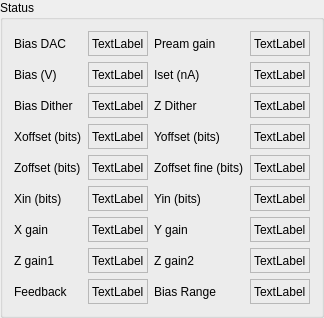
    <widget class="QGroupBox" name="groupBox_4">
     <property name="title">
      <string>Status</string>
     </property>
     <layout class="QGridLayout" name="gridLayout_5">
      <item row="5" column="1">
       <widget class="QLabel" name="label_41">
        <property name="sizePolicy">
         <sizepolicy hsizetype="Preferred" vsizetype="Fixed">
          <horstretch>0</horstretch>
          <verstretch>0</verstretch>
         </sizepolicy>
        </property>
        <property name="minimumSize">
         <size>
          <width>0</width>
          <height>25</height>
         </size>
        </property>
        <property name="maximumSize">
         <size>
          <width>16777215</width>
          <height>25</height>
         </size>
        </property>
        <property name="frameShape">
         <enum>QFrame::StyledPanel</enum>
        </property>
        <property name="text">
         <string>TextLabel</string>
        </property>
       </widget>
      </item>
      <item row="0" column="3">
       <widget class="QLabel" name="label_52">
        <property name="sizePolicy">
         <sizepolicy hsizetype="Preferred" vsizetype="Fixed">
          <horstretch>0</horstretch>
          <verstretch>0</verstretch>
         </sizepolicy>
        </property>
        <property name="minimumSize">
         <size>
          <width>0</width>
          <height>25</height>
         </size>
        </property>
        <property name="maximumSize">
         <size>
          <width>16777215</width>
          <height>25</height>
         </size>
        </property>
        <property name="frameShape">
         <enum>QFrame::StyledPanel</enum>
        </property>
        <property name="text">
         <string>TextLabel</string>
        </property>
       </widget>
      </item>
      <item row="0" column="2">
       <widget class="QLabel" name="label_29">
        <property name="sizePolicy">
         <sizepolicy hsizetype="Preferred" vsizetype="Fixed">
          <horstretch>0</horstretch>
          <verstretch>0</verstretch>
         </sizepolicy>
        </property>
        <property name="minimumSize">
         <size>
          <width>0</width>
          <height>25</height>
         </size>
        </property>
        <property name="maximumSize">
         <size>
          <width>16777215</width>
          <height>25</height>
         </size>
        </property>
        <property name="text">
         <string>Pream gain</string>
        </property>
       </widget>
      </item>
      <item row="5" column="2">
       <widget class="QLabel" name="label_8">
        <property name="sizePolicy">
         <sizepolicy hsizetype="Preferred" vsizetype="Fixed">
          <horstretch>0</horstretch>
          <verstretch>0</verstretch>
         </sizepolicy>
        </property>
        <property name="minimumSize">
         <size>
          <width>0</width>
          <height>25</height>
         </size>
        </property>
        <property name="maximumSize">
         <size>
          <width>16777215</width>
          <height>25</height>
         </size>
        </property>
        <property name="text">
         <string>Yoffset (bits)</string>
        </property>
       </widget>
      </item>
      <item row="8" column="1">
       <widget class="QLabel" name="label_37">
        <property name="sizePolicy">
         <sizepolicy hsizetype="Preferred" vsizetype="Fixed">
          <horstretch>0</horstretch>
          <verstretch>0</verstretch>
         </sizepolicy>
        </property>
        <property name="minimumSize">
         <size>
          <width>0</width>
          <height>25</height>
         </size>
        </property>
        <property name="maximumSize">
         <size>
          <width>16777215</width>
          <height>25</height>
         </size>
        </property>
        <property name="frameShape">
         <enum>QFrame::StyledPanel</enum>
        </property>
        <property name="text">
         <string>TextLabel</string>
        </property>
       </widget>
      </item>
      <item row="8" column="2">
       <widget class="QLabel" name="label_25">
        <property name="sizePolicy">
         <sizepolicy hsizetype="Preferred" vsizetype="Fixed">
          <horstretch>0</horstretch>
          <verstretch>0</verstretch>
         </sizepolicy>
        </property>
        <property name="minimumSize">
         <size>
          <width>0</width>
          <height>25</height>
         </size>
        </property>
        <property name="maximumSize">
         <size>
          <width>16777215</width>
          <height>25</height>
         </size>
        </property>
        <property name="text">
         <string>Y gain</string>
        </property>
       </widget>
      </item>
      <item row="1" column="3">
       <widget class="QLabel" name="label_51">
        <property name="sizePolicy">
         <sizepolicy hsizetype="Preferred" vsizetype="Fixed">
          <horstretch>0</horstretch>
          <verstretch>0</verstretch>
         </sizepolicy>
        </property>
        <property name="minimumSize">
         <size>
          <width>0</width>
          <height>25</height>
         </size>
        </property>
        <property name="maximumSize">
         <size>
          <width>16777215</width>
          <height>25</height>
         </size>
        </property>
        <property name="frameShape">
         <enum>QFrame::StyledPanel</enum>
        </property>
        <property name="text">
         <string>TextLabel</string>
        </property>
       </widget>
      </item>
      <item row="0" column="1">
       <widget class="QLabel" name="label_44">
        <property name="sizePolicy">
         <sizepolicy hsizetype="Preferred" vsizetype="Fixed">
          <horstretch>0</horstretch>
          <verstretch>0</verstretch>
         </sizepolicy>
        </property>
        <property name="minimumSize">
         <size>
          <width>0</width>
          <height>25</height>
         </size>
        </property>
        <property name="maximumSize">
         <size>
          <width>16777215</width>
          <height>25</height>
         </size>
        </property>
        <property name="frameShape">
         <enum>QFrame::StyledPanel</enum>
        </property>
        <property name="text">
         <string>TextLabel</string>
        </property>
       </widget>
      </item>
      <item row="0" column="0">
       <widget class="QLabel" name="label_28">
        <property name="sizePolicy">
         <sizepolicy hsizetype="Preferred" vsizetype="Fixed">
          <horstretch>0</horstretch>
          <verstretch>0</verstretch>
         </sizepolicy>
        </property>
        <property name="minimumSize">
         <size>
          <width>0</width>
          <height>25</height>
         </size>
        </property>
        <property name="maximumSize">
         <size>
          <width>16777215</width>
          <height>25</height>
         </size>
        </property>
        <property name="text">
         <string>Bias DAC</string>
        </property>
       </widget>
      </item>
      <item row="9" column="2">
       <widget class="QLabel" name="label_27">
        <property name="sizePolicy">
         <sizepolicy hsizetype="Preferred" vsizetype="Fixed">
          <horstretch>0</horstretch>
          <verstretch>0</verstretch>
         </sizepolicy>
        </property>
        <property name="minimumSize">
         <size>
          <width>0</width>
          <height>25</height>
         </size>
        </property>
        <property name="maximumSize">
         <size>
          <width>16777215</width>
          <height>25</height>
         </size>
        </property>
        <property name="text">
         <string>Z gain2</string>
        </property>
       </widget>
      </item>
      <item row="7" column="2">
       <widget class="QLabel" name="label_23">
        <property name="sizePolicy">
         <sizepolicy hsizetype="Preferred" vsizetype="Fixed">
          <horstretch>0</horstretch>
          <verstretch>0</verstretch>
         </sizepolicy>
        </property>
        <property name="minimumSize">
         <size>
          <width>0</width>
          <height>25</height>
         </size>
        </property>
        <property name="maximumSize">
         <size>
          <width>16777215</width>
          <height>25</height>
         </size>
        </property>
        <property name="text">
         <string>Yin (bits)</string>
        </property>
       </widget>
      </item>
      <item row="5" column="3">
       <widget class="QLabel" name="label_49">
        <property name="sizePolicy">
         <sizepolicy hsizetype="Preferred" vsizetype="Fixed">
          <horstretch>0</horstretch>
          <verstretch>0</verstretch>
         </sizepolicy>
        </property>
        <property name="minimumSize">
         <size>
          <width>0</width>
          <height>25</height>
         </size>
        </property>
        <property name="maximumSize">
         <size>
          <width>16777215</width>
          <height>25</height>
         </size>
        </property>
        <property name="frameShape">
         <enum>QFrame::StyledPanel</enum>
        </property>
        <property name="text">
         <string>TextLabel</string>
        </property>
       </widget>
      </item>
      <item row="3" column="3">
       <widget class="QLabel" name="label_50">
        <property name="sizePolicy">
         <sizepolicy hsizetype="Preferred" vsizetype="Fixed">
          <horstretch>0</horstretch>
          <verstretch>0</verstretch>
         </sizepolicy>
        </property>
        <property name="minimumSize">
         <size>
          <width>0</width>
          <height>25</height>
         </size>
        </property>
        <property name="maximumSize">
         <size>
          <width>16777215</width>
          <height>25</height>
         </size>
        </property>
        <property name="frameShape">
         <enum>QFrame::StyledPanel</enum>
        </property>
        <property name="text">
         <string>TextLabel</string>
        </property>
       </widget>
      </item>
      <item row="1" column="2">
       <widget class="QLabel" name="label_11">
        <property name="sizePolicy">
         <sizepolicy hsizetype="Preferred" vsizetype="Fixed">
          <horstretch>0</horstretch>
          <verstretch>0</verstretch>
         </sizepolicy>
        </property>
        <property name="minimumSize">
         <size>
          <width>0</width>
          <height>25</height>
         </size>
        </property>
        <property name="maximumSize">
         <size>
          <width>16777215</width>
          <height>25</height>
         </size>
        </property>
        <property name="text">
         <string>Iset (nA)</string>
        </property>
       </widget>
      </item>
      <item row="1" column="0">
       <widget class="QLabel" name="label_10">
        <property name="sizePolicy">
         <sizepolicy hsizetype="Preferred" vsizetype="Fixed">
          <horstretch>0</horstretch>
          <verstretch>0</verstretch>
         </sizepolicy>
        </property>
        <property name="minimumSize">
         <size>
          <width>0</width>
          <height>25</height>
         </size>
        </property>
        <property name="maximumSize">
         <size>
          <width>16777215</width>
          <height>25</height>
         </size>
        </property>
        <property name="text">
         <string>Bias (V)</string>
        </property>
       </widget>
      </item>
      <item row="8" column="0">
       <widget class="QLabel" name="label_6">
        <property name="sizePolicy">
         <sizepolicy hsizetype="Preferred" vsizetype="Fixed">
          <horstretch>0</horstretch>
          <verstretch>0</verstretch>
         </sizepolicy>
        </property>
        <property name="minimumSize">
         <size>
          <width>0</width>
          <height>25</height>
         </size>
        </property>
        <property name="maximumSize">
         <size>
          <width>16777215</width>
          <height>25</height>
         </size>
        </property>
        <property name="text">
         <string>X gain</string>
        </property>
       </widget>
      </item>
      <item row="5" column="0">
       <widget class="QLabel" name="label_7">
        <property name="sizePolicy">
         <sizepolicy hsizetype="Preferred" vsizetype="Fixed">
          <horstretch>0</horstretch>
          <verstretch>0</verstretch>
         </sizepolicy>
        </property>
        <property name="minimumSize">
         <size>
          <width>0</width>
          <height>25</height>
         </size>
        </property>
        <property name="maximumSize">
         <size>
          <width>16777215</width>
          <height>25</height>
         </size>
        </property>
        <property name="text">
         <string>Xoffset (bits)</string>
        </property>
       </widget>
      </item>
      <item row="9" column="1">
       <widget class="QLabel" name="label_36">
        <property name="sizePolicy">
         <sizepolicy hsizetype="Preferred" vsizetype="Fixed">
          <horstretch>0</horstretch>
          <verstretch>0</verstretch>
         </sizepolicy>
        </property>
        <property name="minimumSize">
         <size>
          <width>0</width>
          <height>25</height>
         </size>
        </property>
        <property name="maximumSize">
         <size>
          <width>16777215</width>
          <height>25</height>
         </size>
        </property>
        <property name="frameShape">
         <enum>QFrame::StyledPanel</enum>
        </property>
        <property name="text">
         <string>TextLabel</string>
        </property>
       </widget>
      </item>
      <item row="6" column="3">
       <widget class="QLabel" name="label_48">
        <property name="sizePolicy">
         <sizepolicy hsizetype="Preferred" vsizetype="Fixed">
          <horstretch>0</horstretch>
          <verstretch>0</verstretch>
         </sizepolicy>
        </property>
        <property name="minimumSize">
         <size>
          <width>0</width>
          <height>25</height>
         </size>
        </property>
        <property name="maximumSize">
         <size>
          <width>16777215</width>
          <height>25</height>
         </size>
        </property>
        <property name="frameShape">
         <enum>QFrame::StyledPanel</enum>
        </property>
        <property name="text">
         <string>TextLabel</string>
        </property>
       </widget>
      </item>
      <item row="9" column="3">
       <widget class="QLabel" name="label_45">
        <property name="sizePolicy">
         <sizepolicy hsizetype="Preferred" vsizetype="Fixed">
          <horstretch>0</horstretch>
          <verstretch>0</verstretch>
         </sizepolicy>
        </property>
        <property name="minimumSize">
         <size>
          <width>0</width>
          <height>25</height>
         </size>
        </property>
        <property name="maximumSize">
         <size>
          <width>16777215</width>
          <height>25</height>
         </size>
        </property>
        <property name="frameShape">
         <enum>QFrame::StyledPanel</enum>
        </property>
        <property name="text">
         <string>TextLabel</string>
        </property>
       </widget>
      </item>
      <item row="10" column="0">
       <widget class="QLabel" name="label_30">
        <property name="sizePolicy">
         <sizepolicy hsizetype="Preferred" vsizetype="Fixed">
          <horstretch>0</horstretch>
          <verstretch>0</verstretch>
         </sizepolicy>
        </property>
        <property name="minimumSize">
         <size>
          <width>0</width>
          <height>25</height>
         </size>
        </property>
        <property name="maximumSize">
         <size>
          <width>16777215</width>
          <height>25</height>
         </size>
        </property>
        <property name="text">
         <string>Feedback</string>
        </property>
       </widget>
      </item>
      <item row="10" column="3">
       <widget class="QLabel" name="label_54">
        <property name="frameShape">
         <enum>QFrame::StyledPanel</enum>
        </property>
        <property name="text">
         <string>TextLabel</string>
        </property>
       </widget>
      </item>
      <item row="3" column="2">
       <widget class="QLabel" name="label_21">
        <property name="sizePolicy">
         <sizepolicy hsizetype="Preferred" vsizetype="Fixed">
          <horstretch>0</horstretch>
          <verstretch>0</verstretch>
         </sizepolicy>
        </property>
        <property name="minimumSize">
         <size>
          <width>0</width>
          <height>25</height>
         </size>
        </property>
        <property name="maximumSize">
         <size>
          <width>16777215</width>
          <height>25</height>
         </size>
        </property>
        <property name="text">
         <string>Z Dither</string>
        </property>
       </widget>
      </item>
      <item row="9" column="0">
       <widget class="QLabel" name="label_26">
        <property name="sizePolicy">
         <sizepolicy hsizetype="Preferred" vsizetype="Fixed">
          <horstretch>0</horstretch>
          <verstretch>0</verstretch>
         </sizepolicy>
        </property>
        <property name="minimumSize">
         <size>
          <width>0</width>
          <height>25</height>
         </size>
        </property>
        <property name="maximumSize">
         <size>
          <width>16777215</width>
          <height>25</height>
         </size>
        </property>
        <property name="text">
         <string>Z gain1</string>
        </property>
       </widget>
      </item>
      <item row="3" column="1">
       <widget class="QLabel" name="label_42">
        <property name="sizePolicy">
         <sizepolicy hsizetype="Preferred" vsizetype="Fixed">
          <horstretch>0</horstretch>
          <verstretch>0</verstretch>
         </sizepolicy>
        </property>
        <property name="minimumSize">
         <size>
          <width>0</width>
          <height>25</height>
         </size>
        </property>
        <property name="maximumSize">
         <size>
          <width>16777215</width>
          <height>25</height>
         </size>
        </property>
        <property name="frameShape">
         <enum>QFrame::StyledPanel</enum>
        </property>
        <property name="text">
         <string>TextLabel</string>
        </property>
       </widget>
      </item>
      <item row="7" column="0">
       <widget class="QLabel" name="label_22">
        <property name="sizePolicy">
         <sizepolicy hsizetype="Preferred" vsizetype="Fixed">
          <horstretch>0</horstretch>
          <verstretch>0</verstretch>
         </sizepolicy>
        </property>
        <property name="minimumSize">
         <size>
          <width>0</width>
          <height>25</height>
         </size>
        </property>
        <property name="maximumSize">
         <size>
          <width>16777215</width>
          <height>25</height>
         </size>
        </property>
        <property name="text">
         <string>Xin (bits)</string>
        </property>
       </widget>
      </item>
      <item row="1" column="1">
       <widget class="QLabel" name="label_43">
        <property name="sizePolicy">
         <sizepolicy hsizetype="Preferred" vsizetype="Fixed">
          <horstretch>0</horstretch>
          <verstretch>0</verstretch>
         </sizepolicy>
        </property>
        <property name="minimumSize">
         <size>
          <width>0</width>
          <height>25</height>
         </size>
        </property>
        <property name="maximumSize">
         <size>
          <width>16777215</width>
          <height>25</height>
         </size>
        </property>
        <property name="frameShape">
         <enum>QFrame::StyledPanel</enum>
        </property>
        <property name="text">
         <string>TextLabel</string>
        </property>
       </widget>
      </item>
      <item row="8" column="3">
       <widget class="QLabel" name="label_46">
        <property name="sizePolicy">
         <sizepolicy hsizetype="Preferred" vsizetype="Fixed">
          <horstretch>0</horstretch>
          <verstretch>0</verstretch>
         </sizepolicy>
        </property>
        <property name="minimumSize">
         <size>
          <width>0</width>
          <height>25</height>
         </size>
        </property>
        <property name="maximumSize">
         <size>
          <width>16777215</width>
          <height>25</height>
         </size>
        </property>
        <property name="frameShape">
         <enum>QFrame::StyledPanel</enum>
        </property>
        <property name="text">
         <string>TextLabel</string>
        </property>
       </widget>
      </item>
      <item row="3" column="0">
       <widget class="QLabel" name="label_20">
        <property name="sizePolicy">
         <sizepolicy hsizetype="Preferred" vsizetype="Fixed">
          <horstretch>0</horstretch>
          <verstretch>0</verstretch>
         </sizepolicy>
        </property>
        <property name="minimumSize">
         <size>
          <width>0</width>
          <height>25</height>
         </size>
        </property>
        <property name="maximumSize">
         <size>
          <width>16777215</width>
          <height>25</height>
         </size>
        </property>
        <property name="text">
         <string>Bias Dither</string>
        </property>
       </widget>
      </item>
      <item row="7" column="1">
       <widget class="QLabel" name="label_39">
        <property name="sizePolicy">
         <sizepolicy hsizetype="Preferred" vsizetype="Fixed">
          <horstretch>0</horstretch>
          <verstretch>0</verstretch>
         </sizepolicy>
        </property>
        <property name="minimumSize">
         <size>
          <width>0</width>
          <height>25</height>
         </size>
        </property>
        <property name="maximumSize">
         <size>
          <width>16777215</width>
          <height>25</height>
         </size>
        </property>
        <property name="frameShape">
         <enum>QFrame::StyledPanel</enum>
        </property>
        <property name="text">
         <string>TextLabel</string>
        </property>
       </widget>
      </item>
      <item row="10" column="2">
       <widget class="QLabel" name="label_53">
        <property name="text">
         <string>Bias Range</string>
        </property>
       </widget>
      </item>
      <item row="6" column="0">
       <widget class="QLabel" name="label_9">
        <property name="sizePolicy">
         <sizepolicy hsizetype="Preferred" vsizetype="Fixed">
          <horstretch>0</horstretch>
          <verstretch>0</verstretch>
         </sizepolicy>
        </property>
        <property name="minimumSize">
         <size>
          <width>0</width>
          <height>25</height>
         </size>
        </property>
        <property name="maximumSize">
         <size>
          <width>16777215</width>
          <height>25</height>
         </size>
        </property>
        <property name="text">
         <string>Zoffset (bits)</string>
        </property>
       </widget>
      </item>
      <item row="6" column="2">
       <widget class="QLabel" name="label_24">
        <property name="sizePolicy">
         <sizepolicy hsizetype="Preferred" vsizetype="Fixed">
          <horstretch>0</horstretch>
          <verstretch>0</verstretch>
         </sizepolicy>
        </property>
        <property name="minimumSize">
         <size>
          <width>0</width>
          <height>25</height>
         </size>
        </property>
        <property name="maximumSize">
         <size>
          <width>16777215</width>
          <height>25</height>
         </size>
        </property>
        <property name="text">
         <string>Zoffset fine (bits)</string>
        </property>
       </widget>
      </item>
      <item row="7" column="3">
       <widget class="QLabel" name="label_47">
        <property name="sizePolicy">
         <sizepolicy hsizetype="Preferred" vsizetype="Fixed">
          <horstretch>0</horstretch>
          <verstretch>0</verstretch>
         </sizepolicy>
        </property>
        <property name="minimumSize">
         <size>
          <width>0</width>
          <height>25</height>
         </size>
        </property>
        <property name="maximumSize">
         <size>
          <width>16777215</width>
          <height>25</height>
         </size>
        </property>
        <property name="frameShape">
         <enum>QFrame::StyledPanel</enum>
        </property>
        <property name="text">
         <string>TextLabel</string>
        </property>
       </widget>
      </item>
      <item row="6" column="1">
       <widget class="QLabel" name="label_40">
        <property name="sizePolicy">
         <sizepolicy hsizetype="Preferred" vsizetype="Fixed">
          <horstretch>0</horstretch>
          <verstretch>0</verstretch>
         </sizepolicy>
        </property>
        <property name="minimumSize">
         <size>
          <width>0</width>
          <height>25</height>
         </size>
        </property>
        <property name="maximumSize">
         <size>
          <width>16777215</width>
          <height>25</height>
         </size>
        </property>
        <property name="frameShape">
         <enum>QFrame::StyledPanel</enum>
        </property>
        <property name="text">
         <string>TextLabel</string>
        </property>
       </widget>
      </item>
      <item row="10" column="1">
       <widget class="QLabel" name="label_38">
        <property name="sizePolicy">
         <sizepolicy hsizetype="Preferred" vsizetype="Fixed">
          <horstretch>0</horstretch>
          <verstretch>0</verstretch>
         </sizepolicy>
        </property>
        <property name="minimumSize">
         <size>
          <width>0</width>
          <height>25</height>
         </size>
        </property>
        <property name="maximumSize">
         <size>
          <width>16777215</width>
          <height>25</height>
         </size>
        </property>
        <property name="frameShape">
         <enum>QFrame::StyledPanel</enum>
        </property>
        <property name="text">
         <string>TextLabel</string>
        </property>
       </widget>
      </item>
     </layout>
    </widget>
